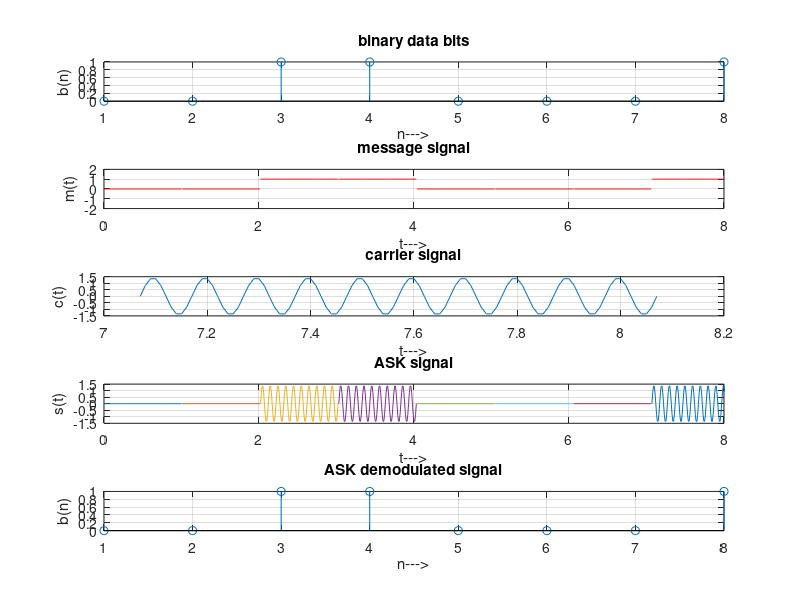

This figure's MATLAB source:
clc; 
clear all; 
close all; 
%GENERATE CARRIER SIGNAL 
Tb=1; 
fc=10; 
t=0:Tb/100:1;
c=sqrt(2/Tb)*sin(2*pi*fc*t);       
%generate message signal 
N=8; 
m=rand(1,N); 
t1=0;
t2=Tb; 
for i=1:N     
  t=[t1:.01:t2];     
  if m(i)>0.5         
    m(i)=1;         
    m_s=ones(1,length(t));     
  else         
    m(i)=0;         
    m_s=zeros(1,length(t));     
end     
message(i,:)=m_s;     
%product of carrier and message     
ask_sig(i,:)=c.*m_s;     
t1=t1+(Tb+.01);     
t2=t2+(Tb+.01);     
%plot the message and ASK signal     
subplot(5,1,2);axis([0 N -2 2]);plot(t,message(i,:),'r');     
title('message signal');xlabel('t--->');ylabel('m(t)');
grid on;     
hold on ;    
subplot(5,1,4);plot(t,ask_sig(i,:));     
title('ASK signal');xlabel('t--->');ylabel('s(t)');
xlim([0,8]);
grid on;     
hold on;  
end 
hold off; 
%Plot the carrier signal and input binary data 
subplot(5,1,3);plot(t,c); 
title('carrier signal');xlabel('t--->');ylabel('c(t)');
grid on; 
subplot(5,1,1);stem(m); 
title('binary data bits');xlabel('n--->');ylabel('b(n)');
grid on; 
%    ASK Demodulation 
t1=0;
t2=Tb;   
for i=1:N     
  t=[t1:Tb/100:t2];     
  %correlator     
  x=sum(c.*ask_sig(i,:));     
  %decision device     
  if x>0         
    demod(i)=1;     
  else         
    demod(i)=0;     
  end      
  t1=t1+(Tb+.01);     
  t2=t2+(Tb+.01);   
end   
%plot demodulated binary data bits   
subplot(5,1,5);stem(demod);   
title('ASK demodulated signal'); xlabel('n--->');ylabel('b(n)');
grid on;